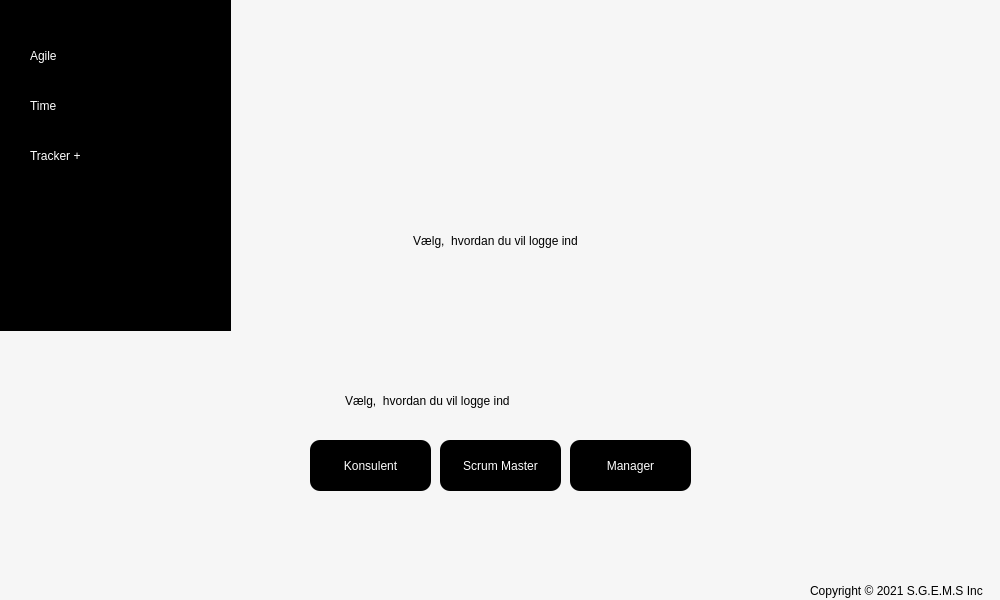
<?xml version="1.0" encoding="UTF-8"?>
<ui version="4.0">
 <class>MainWindow</class>
 <widget class="QMainWindow" name="MainWindow">
  <property name="geometry">
   <rect>
    <x>0</x>
    <y>0</y>
    <width>1000</width>
    <height>600</height>
   </rect>
  </property>
  <property name="windowTitle">
   <string>MainWindow</string>
  </property>
  <property name="styleSheet">
   <string notr="true">background-color: rgb(246, 246, 246);</string>
  </property>
  <widget class="QWidget" name="centralwidget">
   <widget class="QPushButton" name="Konsulent_knap">
    <property name="geometry">
     <rect>
      <x>310</x>
      <y>440</y>
      <width>121</width>
      <height>51</height>
     </rect>
    </property>
    <property name="styleSheet">
     <string notr="true">QPushButton {
	background-color: black;
	color: rgb(255, 255, 255);
	font: 16pt &quot;.AppleSystemUIFont&quot;;
	border-radius: 10px;
}

QPushButton:Hover {

	
	
	
	background-color: rgb(109, 109, 109);


}





</string>
    </property>
    <property name="text">
     <string>Konsulent</string>
    </property>
   </widget>
   <widget class="QPushButton" name="Chef_knap">
    <property name="geometry">
     <rect>
      <x>570</x>
      <y>440</y>
      <width>121</width>
      <height>51</height>
     </rect>
    </property>
    <property name="styleSheet">
     <string notr="true">QPushButton {
	background-color: black;
	color: rgb(255, 255, 255);
	font: 16pt &quot;.AppleSystemUIFont&quot;;
	border-radius: 10px;
}

QPushButton:Hover {

	
	
	
	background-color: rgb(109, 109, 109);


}





</string>
    </property>
    <property name="text">
     <string>Manager</string>
    </property>
   </widget>
   <widget class="QPushButton" name="ScrumMaster_knap">
    <property name="geometry">
     <rect>
      <x>440</x>
      <y>440</y>
      <width>121</width>
      <height>51</height>
     </rect>
    </property>
    <property name="styleSheet">
     <string notr="true">QPushButton {
	background-color: black;
	color: rgb(255, 255, 255);
	font: 16pt &quot;.AppleSystemUIFont&quot;;
	border-radius: 10px;
}

QPushButton:Hover {

	
	
	
	background-color: rgb(109, 109, 109);


}





</string>
    </property>
    <property name="text">
     <string>Scrum Master</string>
    </property>
   </widget>
   <widget class="QLabel" name="label_2">
    <property name="geometry">
     <rect>
      <x>270</x>
      <y>200</y>
      <width>451</width>
      <height>81</height>
     </rect>
    </property>
    <property name="styleSheet">
     <string notr="true">font: 26pt &quot;.AppleSystemUIFont&quot;;
background-color: rgba(255, 255, 255, 0);</string>
    </property>
    <property name="text">
     <string>Vælg,  hvordan du vil logge ind</string>
    </property>
    <property name="scaledContents">
     <bool>true</bool>
    </property>
    <property name="alignment">
     <set>Qt::AlignCenter</set>
    </property>
   </widget>
   <widget class="QLabel" name="label_3">
    <property name="geometry">
     <rect>
      <x>810</x>
      <y>580</y>
      <width>191</width>
      <height>21</height>
     </rect>
    </property>
    <property name="styleSheet">
     <string notr="true">font: 12pt &quot;.AppleSystemUIFont&quot;;
background-color: rgba(255, 255, 255, 0);</string>
    </property>
    <property name="text">
     <string>Copyright © 2021 S.G.E.M.S Inc</string>
    </property>
    <property name="scaledContents">
     <bool>true</bool>
    </property>
   </widget>
   <widget class="QLabel" name="label_4">
    <property name="geometry">
     <rect>
      <x>20</x>
      <y>10</y>
      <width>121</width>
      <height>61</height>
     </rect>
    </property>
    <property name="styleSheet">
     <string notr="true">font: 36pt &quot;.AppleSystemUIFont&quot;;
background-color: rgba(255, 255, 255, 0);</string>
    </property>
    <property name="text">
     <string/>
    </property>
    <property name="pixmap">
     <pixmap>logo.png</pixmap>
    </property>
    <property name="scaledContents">
     <bool>true</bool>
    </property>
    <property name="alignment">
     <set>Qt::AlignCenter</set>
    </property>
   </widget>
   <widget class="QLabel" name="label_5">
    <property name="geometry">
     <rect>
      <x>230</x>
      <y>-10</y>
      <width>791</width>
      <height>341</height>
     </rect>
    </property>
    <property name="styleSheet">
     <string notr="true">font: 26pt &quot;.AppleSystemUIFont&quot;;
background-color: rgba(255, 255, 255, 0);</string>
    </property>
    <property name="text">
     <string/>
    </property>
    <property name="pixmap">
     <pixmap>coverforside.webp</pixmap>
    </property>
    <property name="scaledContents">
     <bool>true</bool>
    </property>
    <property name="alignment">
     <set>Qt::AlignCenter</set>
    </property>
   </widget>
   <widget class="QLabel" name="label_6">
    <property name="geometry">
     <rect>
      <x>-70</x>
      <y>-10</y>
      <width>301</width>
      <height>341</height>
     </rect>
    </property>
    <property name="styleSheet">
     <string notr="true">font: 26pt &quot;.AppleSystemUIFont&quot;;
background-color: rgb(0, 0, 0);
</string>
    </property>
    <property name="text">
     <string/>
    </property>
    <property name="scaledContents">
     <bool>true</bool>
    </property>
    <property name="alignment">
     <set>Qt::AlignCenter</set>
    </property>
   </widget>
   <widget class="QLabel" name="label">
    <property name="geometry">
     <rect>
      <x>30</x>
      <y>20</y>
      <width>221</width>
      <height>71</height>
     </rect>
    </property>
    <property name="styleSheet">
     <string notr="true">font: bold 48pt &quot;.AppleSystemUIFont&quot;;
background-color: rgba(255, 255, 255, 0);
color: white;</string>
    </property>
    <property name="text">
     <string>Agile</string>
    </property>
   </widget>
   <widget class="QLabel" name="label_7">
    <property name="geometry">
     <rect>
      <x>345</x>
      <y>380</y>
      <width>311</width>
      <height>41</height>
     </rect>
    </property>
    <property name="styleSheet">
     <string notr="true">font: 24pt &quot;.AppleSystemUIFont&quot;;
background-color: rgba(255, 255, 255, 0);
color: black;</string>
    </property>
    <property name="text">
     <string>Vælg,  hvordan du vil logge ind</string>
    </property>
   </widget>
   <widget class="QLabel" name="label_8">
    <property name="geometry">
     <rect>
      <x>30</x>
      <y>70</y>
      <width>221</width>
      <height>71</height>
     </rect>
    </property>
    <property name="styleSheet">
     <string notr="true">font: bold 48pt &quot;.AppleSystemUIFont&quot;;
background-color: rgba(255, 255, 255, 0);
color: white;</string>
    </property>
    <property name="text">
     <string>Time</string>
    </property>
   </widget>
   <widget class="QLabel" name="label_9">
    <property name="geometry">
     <rect>
      <x>30</x>
      <y>120</y>
      <width>251</width>
      <height>71</height>
     </rect>
    </property>
    <property name="styleSheet">
     <string notr="true">font: bold 48pt &quot;.AppleSystemUIFont&quot;;
background-color: rgba(255, 255, 255, 0);
color: white;</string>
    </property>
    <property name="text">
     <string>Tracker +</string>
    </property>
   </widget>
   <zorder>Konsulent_knap</zorder>
   <zorder>Chef_knap</zorder>
   <zorder>ScrumMaster_knap</zorder>
   <zorder>label_3</zorder>
   <zorder>label_4</zorder>
   <zorder>label_2</zorder>
   <zorder>label_5</zorder>
   <zorder>label_6</zorder>
   <zorder>label_7</zorder>
   <zorder>label</zorder>
   <zorder>label_8</zorder>
   <zorder>label_9</zorder>
  </widget>
 </widget>
 <resources/>
 <connections/>
</ui>
